Frame 1 (no input): blank canvas, image omitted
Frame 60 (no input): blank canvas, image omitted
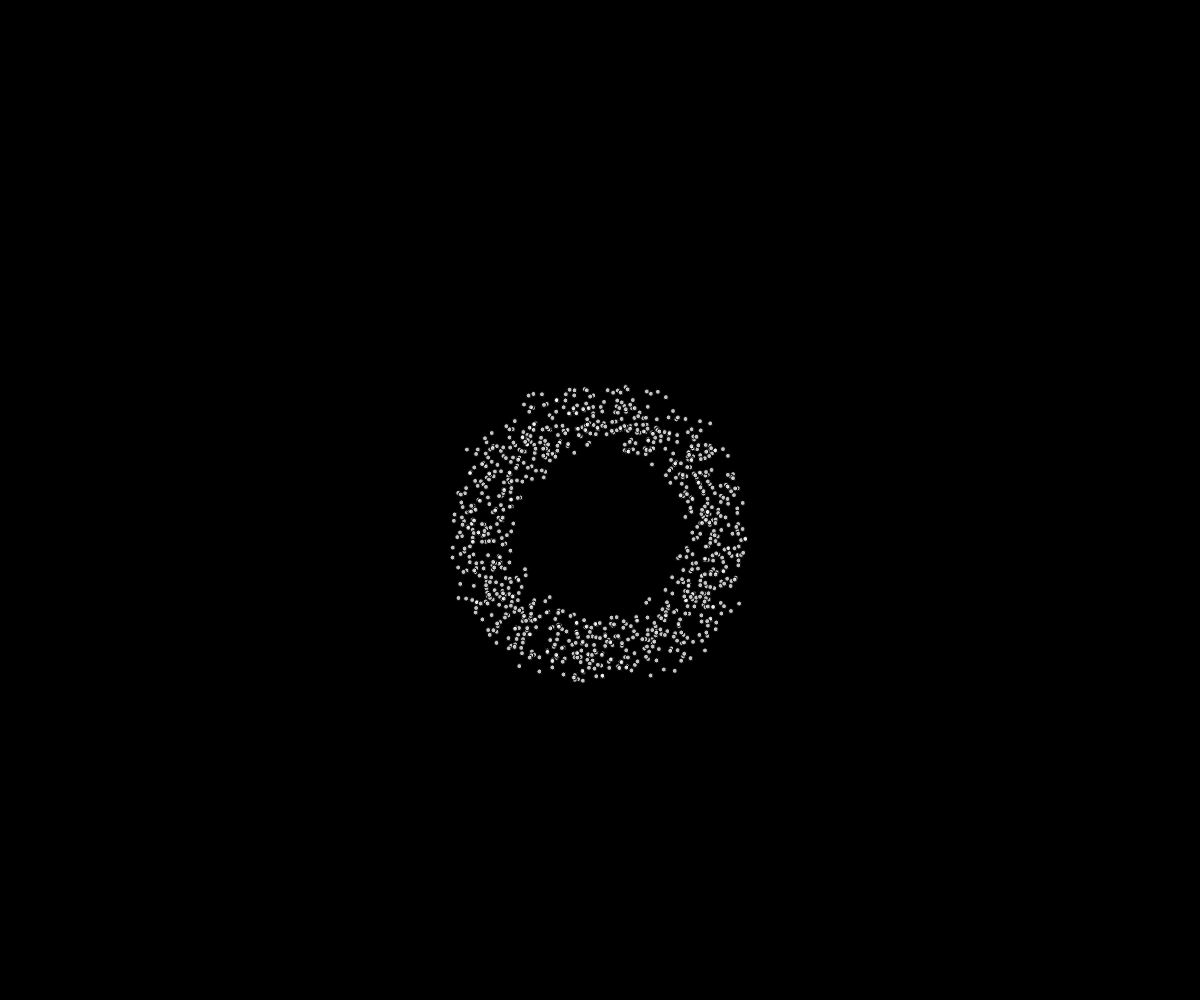
Frame 120 (the mouse pressed at the canvas centre since frame 60)

The p5.js sketch whose frames 1 and 60 were blank and that drew this single picture after the mouse press (run headless with seeded random() and noise() and a simulated clock; from frame 60 on, the mouse is pressed at the canvas centre):

// p5.js sketch
// ── sketch.js
// Fireworks OOP demo

let fireworks = [];

function setup() {
  createCanvas(windowWidth, windowHeight);
  angleMode(DEGREES);
}

function draw() {
  background("black");
  for (let i = fireworks.length - 1; i > 0; i--) {
    if (fireworks[i].isAlive()) {
      fireworks[i].display();
      fireworks[i].move();;
    }
    else {
      fireworks.splice(i, 1);
    }
  }
  
}

function mousePressed() {
  let numberOfParticles = 1000;
  let theta = 0;
  for (let i = 0; i < numberOfParticles; i++) {
    let xSpeed = cos(theta)*2 + random(-0.5, 0.5);
    let ySpeed = sin(theta)*2 + random(-0.5, 0.5);
    let someParticle = new Particle(mouseX, mouseY, xSpeed, ySpeed, random(255, 255), random(255, 255), random(255, 255), 255);
    fireworks.push(someParticle);
    theta += 360/(numberOfParticles - 1);
  }
  
}

class Particle {
  constructor(x, y, dx, dy, r, g, b, a) {
    this.x = x;
    this.y = y;
    this.dx = dx;
    this.dy = dy;
    this.r = r;
    this.g = g;
    this.b = b;
    this.a = a;
    this.diameter = 5;
    this.gravity = 0.02;
  }

  move() {
    this.x += this.dx;
    this.y += this.dy;
    this.dy += this.gravity;
    this.a -= 1;
  }

  display() {
    fill(this.r, this.g, this.b, this.a);
    ellipse(this.x, this.y, this.diameter, this.diameter);
  }

  isAlive() {
    return this.a > 0;
  }
}
